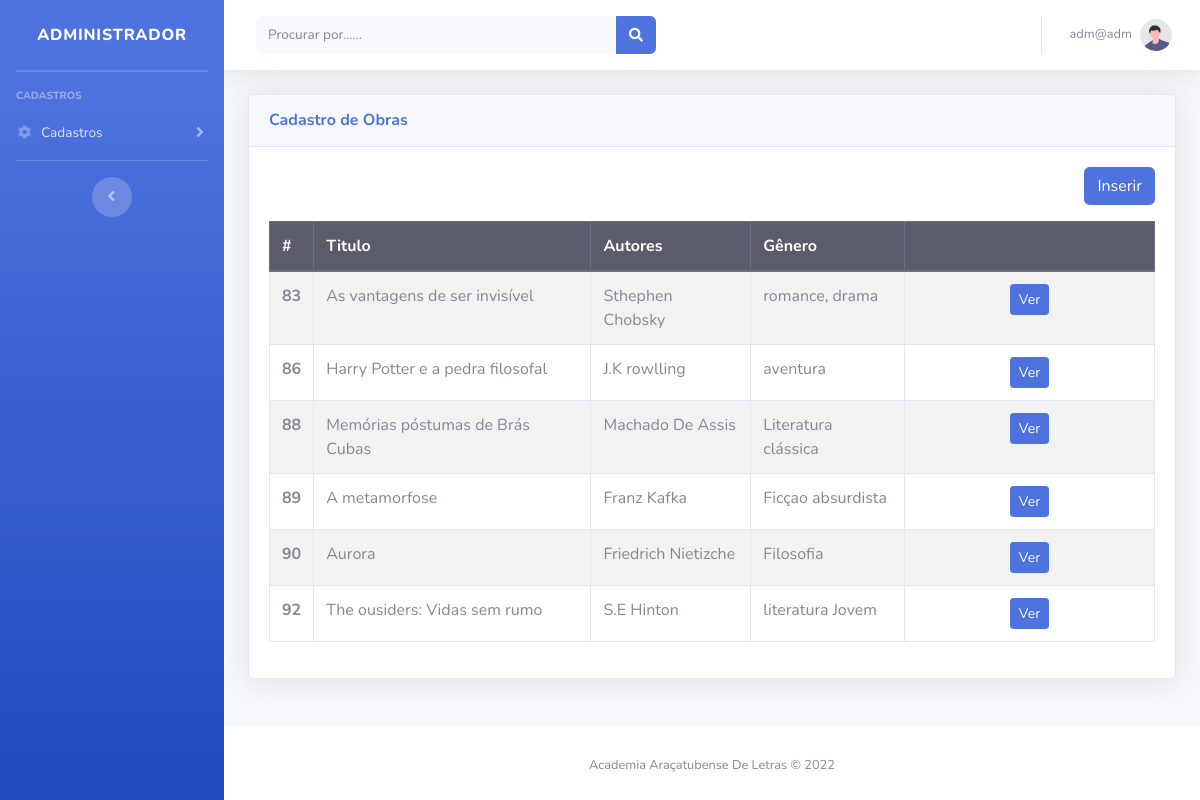
Page /modulos/obras/obras.php (signed in) on the earlier database version.
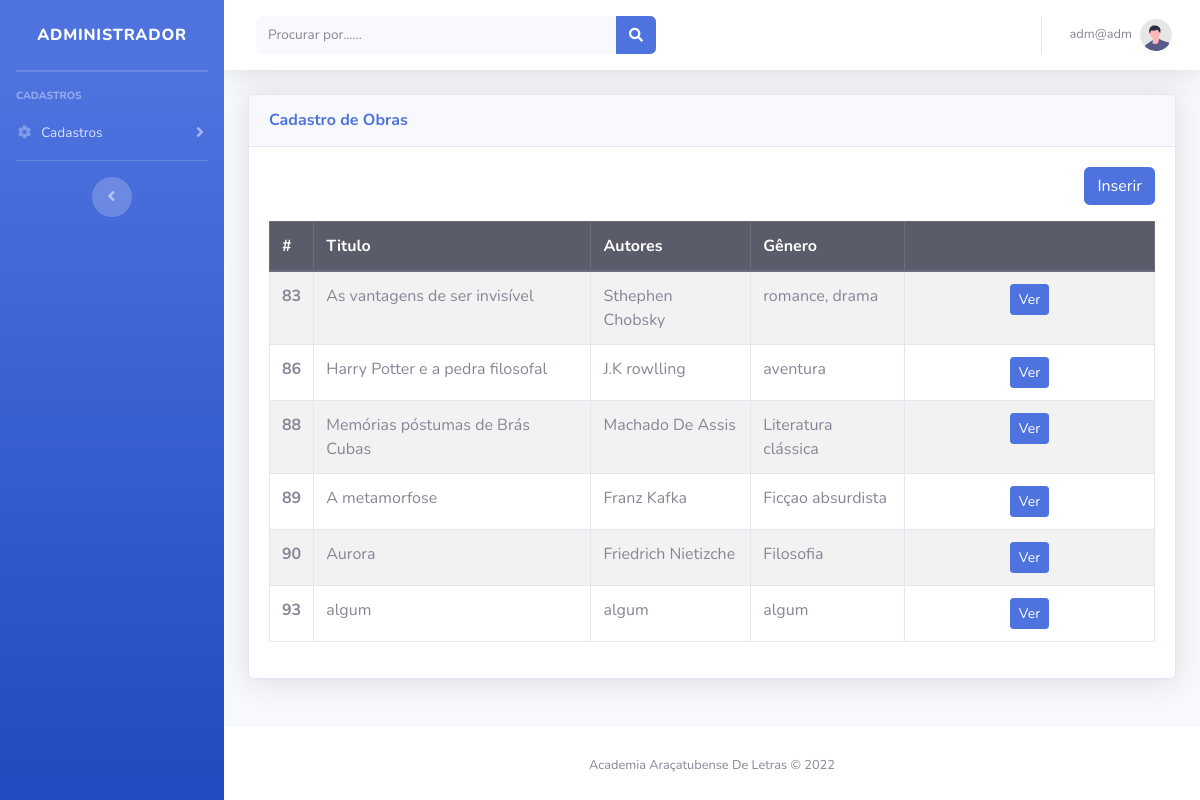
Same page on the later database version.
### tables this page shows
CREATE TABLE `obra` (
  `idObra` int(11) NOT NULL,
  `tituloObra` varchar(250) NOT NULL,
  `autoresObra` text NOT NULL,
  `sinopseObra` text NOT NULL,
  `imagemObra` varchar(200) NOT NULL,
  `isbnObra` varchar(30) NOT NULL,
  `anoObra` varchar(40) NOT NULL,
  `paginasObra` varchar(5) NOT NULL,
  `pdfObra` varchar(200) NOT NULL,
  `linkObra` varchar(200) NOT NULL,
  `generoObra` varchar(20) NOT NULL,
  `id_usuario` int(11) NOT NULL
);

### config.php (called while the page is built, shortened)
<?php
    function usuario()
    {
        $id = $_SESSION['usuario'];
        $sql = "SELECT * FROM usuario WHERE id = $id";
        $query = $GLOBALS['conexaoBanco']->query($sql);
        return $query->fetch();
    }

### modulos/obras/obras.php (the view, shortened to what this page needs)
<!DOCTYPE html>
<html lang="pt-br">
<?php
include '../../config.php';
?>
<?php include_once path('template/head.php'); ?>
<body id="page-top">
    <div id="wrapper">
        <?php include_once path('template/sidebar.php'); ?>
        <div id="content-wrapper" class="d-flex flex-column">
            <div id="content">
                <?php include_once path('template/navbar.php'); ?>
                <div class="container-fluid">
                    <div class="row">
                        <div class="col-12 mb-4">
                            <div class="card shadow mb-4">
                                <div class="card-header py-3">
                                    <h6 class="m-0 font-weight-bold text-primary">Cadastro de Obras</h6>
                                </div>
                                <div class="card-body">
                                    <div class="text-right mb-3">
                                        <a class="btn btn-primary" href="inserir.php">Inserir</a>
                                    </div>
                                    <table class="table table-bordered table-striped">
                                        <thead>
                                            <tr class="thead-dark">
                                                <th>#</th>
                                                <th>Titulo</th>
                                                <th>Autores</th>
                                                <th>Gênero</th>
                                                <th></th>
                                            </tr>
                                        </thead>
                                        <tbody>
                                            <?php
                                            $pdo = Banco::conectar();
                                            $id_usuario = usuario()['id'];
                                            $sql = "SELECT * FROM  obra WHERE id_usuario = $id_usuario ";
                                            foreach ($pdo->query($sql) as $row) { ?>
                                                <tr>
                                                    <th scope="row"><?= $row['idObra'] ?></th>
                                                    <td><?= $row['tituloObra'] ?></td>
                                                    <td><?= $row['autoresObra'] ?></td>
                                                    <td><?= $row['generoObra'] ?></td>
                                                    <td width='250' class="text-center">
                                                        <a class="btn btn-sm btn-primary " href="visualizar.php?idObra=<?= $row['idObra'] ?>">Ver</a>
                                                    </td>
                                                </tr>
                                            <?php }
                                             ?>
                                        </tbody>
                                    </table>
                                </div>
                            </div>
                        </div>
                    </div>
                </div>
                <footer class="sticky-footer bg-white">
                    <div class="container my-auto">
                        <div class="copyright text-center my-auto">
                            <span>Academia Araçatubense De Letras &copy; 2022</span>
                        </div>
                    </div>
                </footer>
            </div>
        </div>
</body>
</html>

Differences in the rows shown:
removed obra: idObra "92", tituloObra "The ousiders: Vidas sem rumo", autoresObra "S.E Hinton", generoObra "literatura Jovem"
added obra: idObra "93", tituloObra "algum", autoresObra "algum", generoObra "algum"
